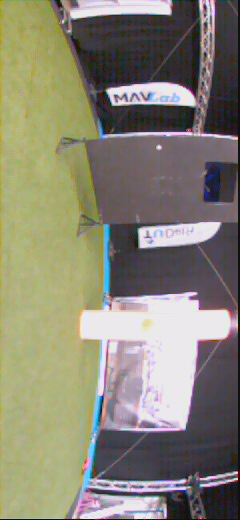
#> input picture prototyping/AE4317_2019_datasets/flight_25032021/100621211.jpg, 240 x 520 px, given as the content of the folder g/AE4317_2019_datasets/cyberzoo_poles_panels/20190121-140205, which was not available
$ python edges.py   (older library calls are emulated)
#> lines starting #> are read from the running program, lines starting #| are printed output that depends on the picture; after the words box and inside, x2 and y2 are one past the last pixel; in counts of white or black regions, pixels touching at a corner belong together; pictures that were not available may be replaced by others from this repository, and a replacement may not be noted
import cv2
import os
import glob
import numpy as np

# dataset directory
datasets = [
    'cyberzoo_aggressive_flight/20190121-144646', # 0
    'cyberzoo_canvas_approach/20190121-151448',   # 1
    'cyberzoo_poles/20190121-135009',             # 2
    'cyberzoo_poles_panels/20190121-140205',      # 3
    'cyberzoo_poles_panels_mats/20190121-142935', # 4
    'sim_poles/20190121-160844',                  # 5
    'sim_poles_panels/20190121-161422',           # 6
    'sim_poles_panels_mats/20190121-161931',      # 7
]
FRAMESDIR = datasets[3]
PATH = os.path.dirname(os.path.realpath(__file__))

# load and sort frames from data directory
frames = glob.glob(PATH+'/AE4317_2019_datasets/'+FRAMESDIR+'/*.jpg')
frames.sort()
frames = [cv2.rotate(cv2.imread(img), cv2.ROTATE_90_COUNTERCLOCKWISE)  for img in frames]
#> frames = 1 item

# global variables
frame_current = frames[0]

def process_frame(frame):
    # get tunung controls
    blur_size = 2 * cv2.getTrackbarPos('blur_size', 'window') + 1
    canny_threshold1 = cv2.getTrackbarPos('canny_threshold1', 'window')
    canny_threshold2 = cv2.getTrackbarPos('canny_threshold2', 'window')

    frame_og = frame.copy()
    frame_blur = cv2.medianBlur(frame_og, blur_size)
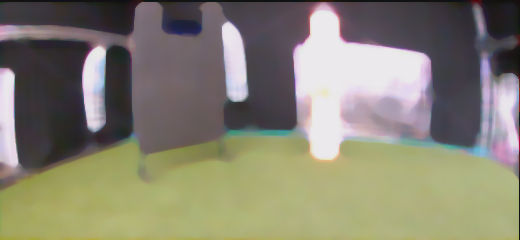
#> frame_blur: shape (240, 520, 3); mean of channels 0, 1, 2 114.8, 131.1, 134.8; drawn as B, G, R
    # frame_blur = cv2.GaussianBlur(frame_og, (blur_size, blur_size), 0)
    frame_gray = cv2.cvtColor(frame_og, cv2.COLOR_BGR2GRAY)
    frame_gray_blur = cv2.GaussianBlur(frame_gray, (blur_size, blur_size), 0)
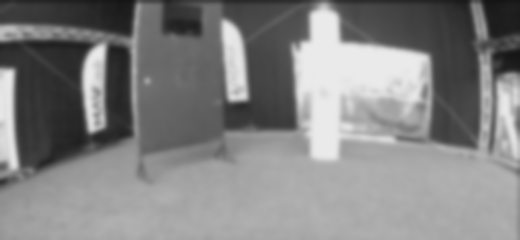
#> frame_gray_blur: shape (240, 520); min 20, max 234, mean 131.4
    # frame_gray_blur = cv2.medianBlur(frame_gray, blur_size)
    h, w = frame_gray.shape[:2]
#> h = 240; w = 520

    # # Sobel
    # # gradients
    # grad_x = cv2.Sobel(frame_gray_blur, cv2.CV_64F, 1, 0, ksize=3)
    # grad_y = cv2.Sobel(frame_gray_blur, cv2.CV_64F, 0, 1, ksize=3)
    # grad_x = cv2.convertScaleAbs(grad_x)
    # grad_y = cv2.convertScaleAbs(grad_y)
    # # weighted gradients
    # grad = cv2.addWeighted(grad_x, 0.5, grad_y, 0.5, 0)
    # # threshold
    # _, edges = cv2.threshold(grad, 0.2*255, 255, 0)

    # Edges: Canny
    # edges = cv2.Canny(frame_gray_blur, canny_threshold1, canny_threshold2)
    edges = cv2.Canny(frame_blur, canny_threshold1, canny_threshold2)
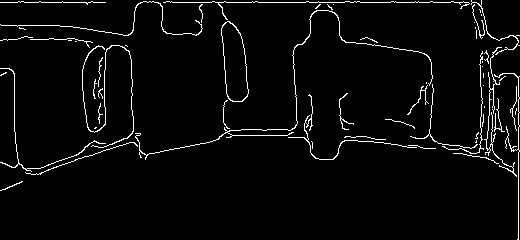
#> edges: shape (240, 520); 3.6% white in thin lines or dots

    # Bottom fill
    frame_filled = np.zeros((h, w), np.uint8)
    y_idxs = np.indices((h, w))[0]
    y_idxs_edges = y_idxs.copy()
    y_idxs_edges[edges == 0] = 0
    y_idxs_edges_max = np.argmax(y_idxs_edges, axis=0) # find the max y idx over each col
    idxs_after_edges = y_idxs >= y_idxs_edges_max
    frame_filled[idxs_after_edges] = 255
    # slower method:
    # for x in range(w):
    #     for y in range(h-1, -1, -1): # reverse order because y is 0 at the top
    #         if edges[y][x] < 255: frame_filled[y][x] = 255
    #         else: break

    # Erode
    erode_kernel = cv2.getStructuringElement(cv2.MORPH_RECT, (int(w/30), 1)) # horizontal erode kernal
    frame_filled_eroded = cv2.erode(frame_filled, erode_kernel)
#> frame_filled: shape (240, 520); 37% white; 1 white region, box (x1, y1, x2, y2) and area: (0, 133, 520, 240) 46120

    # Smoothen
    frame_filled_smooth = cv2.medianBlur(frame_filled_eroded, int(w/30))
#> frame_filled_eroded: shape (240, 520); 35.3% white; 1 white region, box (x1, y1, x2, y2) and area: (0, 135, 520, 240) 44113

    # Find path candidates
    y_idxs_area = y_idxs.copy()
    y_idxs_area[frame_filled_smooth == 0] = h+1
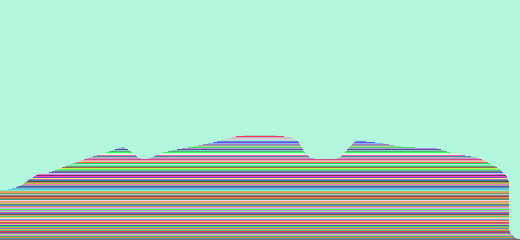
#> y_idxs_area: shape (240, 520) int64; 106 distinct labels, from 135 to 241; one colour per label, 0 black
    y_idxs_area_max = np.argmin(y_idxs_area, axis=0)

    y_idxs_safest = np.min(y_idxs_area_max)
#> y_idxs_safest = 135
    x_idxs_safest = np.where(y_idxs_area_max == y_idxs_safest)[0]
#> x_idxs_safest = 32 values from 244 to 275

    # Find best path candidate
    candidate_regions = []
    candidate_region = []
    candidates = []
    best_candidate = None
    best_candidate_size = 0
    prev_candidate = x_idxs_safest[0]
#> prev_candidate = 244
    for i, x in enumerate(x_idxs_safest[1:-1]):
        if x == prev_candidate + 1:
            candidate_region.append(x)
        if (x > prev_candidate + 1 or i == (x_idxs_safest[1:-1].size - 1)):
            if (len(candidate_region) > 0):
                candidate_regions.append(candidate_region)
                candidate = candidate_region[int(len(candidate_region)/2) - 1]
                candidates.append(candidate)
                candidate_size = len(candidate_region)
                if candidate_size > best_candidate_size:
                    best_candidate = candidate
                    best_candidate_size = candidate_size
                candidate_region = []
        prev_candidate = x
#> after the loop, best_candidate = 259; best_candidate_size = 30; candidate = 259; candidate_region = []; candidate_size = 30; candidates = [259]

    if best_candidate == None:
        best_candidate = prev_candidate

    # Show path candidates
    frame_filled_path = cv2.cvtColor(frame_filled_smooth, cv2.COLOR_GRAY2BGR)
#> frame_filled_path: shape (240, 520, 3); 35.3% white; 1 white region, box (x1, y1, x2, y2) and area: (0, 135, 520, 240) 44112
    for x in x_idxs_safest:
        cv2.circle(frame_filled_path, (x, y_idxs_safest), radius=3, color=(0, 0, 255), thickness=-1)
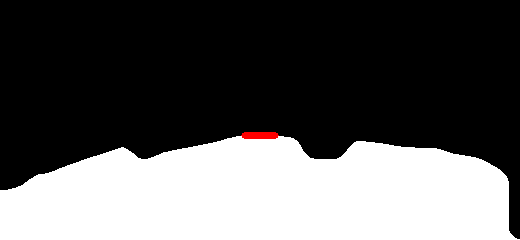
#> frame_filled_path: shape (240, 520, 3); mean B, G, R 89.9, 89.9, 90.4
    # [8 lines of commented-out code are left out]
    max_confidence = y_idxs_safest
#> max_confidence = 135
    cv2.line(frame_filled_path, (0, max_confidence), (w, max_confidence), (0, 0, 255), thickness=1)

    # Get forward path confidence
    fw_path_width = 50
    fw_path_idxs = y_idxs_area_max[int(w/2-1-fw_path_width/2):int(w/2-1+fw_path_width/2)]
    fw_path_idxs_max = int(w/2-1-fw_path_width/2) + np.argmax(fw_path_idxs)
#> fw_path_idxs_max = 234
    fw_path_confidence = np.max(fw_path_idxs)

    # Get obstacle confidence
    confidence_diff = (fw_path_confidence - max_confidence)/(h - max_confidence) # because h = 0 at the top

    # Show obstacle warning
    if confidence_diff > 0.3:
        obstacle_overlay = frame_og.copy()
        cv2.rectangle(obstacle_overlay, (0, 0), (w, h), (0, 0, 255), thickness=-1)
        frame_og = cv2.addWeighted(obstacle_overlay, 0.5, frame_og, 0.5, 0)
        cv2.putText(frame_og, str(round(confidence_diff*100))+'%', (15, 30), cv2.FONT_HERSHEY_SIMPLEX, 0.8, (0, 0, 255), thickness=1)
    else:
        cv2.putText(frame_og, str(round(confidence_diff*100))+'%', (15, 30), cv2.FONT_HERSHEY_SIMPLEX, 0.8, (0, 255, 0), thickness=1)

    # Show forward path confidence
    cv2.circle(frame_filled_path, (fw_path_idxs_max, fw_path_confidence), radius=3, color=(255, 0, 0), thickness=-1)
#> frame_filled_path: shape (240, 520, 3); mean B, G, R 89.9, 89.8, 91.3
    cv2.line(frame_filled_path, (0, fw_path_confidence), (w, fw_path_confidence), (255, 0, 0), thickness=1)

    # Show forward path width
    forward_path_overlay_filled = frame_filled_path.copy()
    cv2.rectangle(forward_path_overlay_filled, (int(w/2 - fw_path_width/2), 0), (int(w/2 + fw_path_width/2), h), (0, 0, 255), thickness=-1)
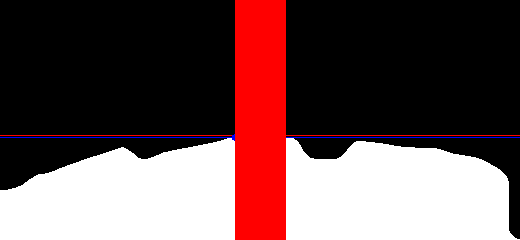
#> forward_path_overlay_filled: shape (240, 520, 3); mean B, G, R 80.2, 79.2, 105.2
    frame_filled_path = cv2.addWeighted(forward_path_overlay_filled, 0.5, frame_filled_path, 0.5, 0)

    # Show
    imshow_array = [
        frame_og,
        np.full((h, 1, 3), [0, 0, 255], np.uint8),
        cv2.cvtColor(edges, cv2.COLOR_GRAY2BGR),
        np.full((h, 1, 3), [0, 0, 255], np.uint8),
        frame_filled_path
    ]
    cv2.imshow('window', np.hstack(imshow_array))
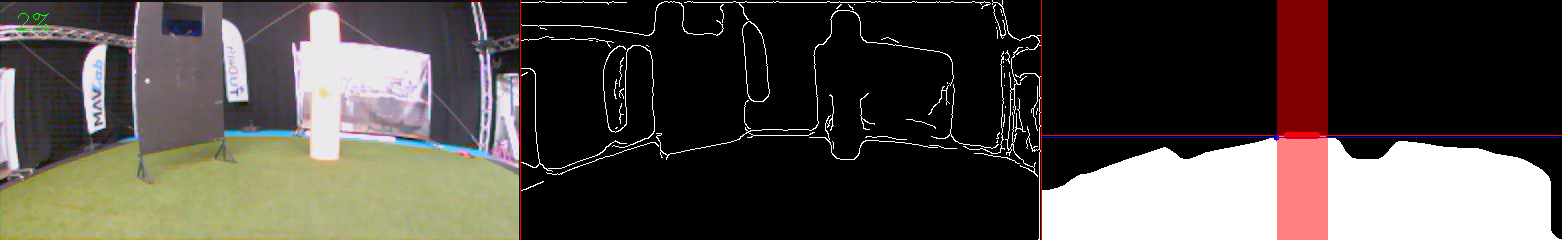
#> window 'window': shape (240, 1562, 3); mean B, G, R 70.1, 75.2, 81.1

# Init loop
global i
i = 0

# Create tuning controls
def trackbar_cb(x, frames):
    global i
    process_frame(frames[x])
    i = x

cv2.namedWindow('window')
cv2.createTrackbar('frame', 'window', 0, len(frames), lambda x: trackbar_cb(x, frames))
cv2.createTrackbar('blur_size', 'window', 6, 20, lambda x: trackbar_cb(i, frames))
cv2.createTrackbar('canny_threshold1', 'window', 165, 255, lambda x: trackbar_cb(i, frames))
cv2.createTrackbar('canny_threshold2', 'window', 50, 255, lambda x: trackbar_cb(i, frames))

# Loop
while True:
    process_frame(frames[i])
    k = cv2.waitKeyEx(0)
#> (key Esc is pressed here)
#> k = 27
    if k == 32: i += 1 # space
    if k == 65513: i -= 1 # lalt
    if k == 100: i += 1 # D
    if k == 97: i -= 1 # A
    if k == 65362: i += 1 # up arrow
    if k == 65363: i += 1 # right arrow
    if k == 65361: i -= 1 # left arrow
    if k == 65364: i -= 1 # down arrow
    if k == 27: break # esc

cv2.destroyAllWindows()
